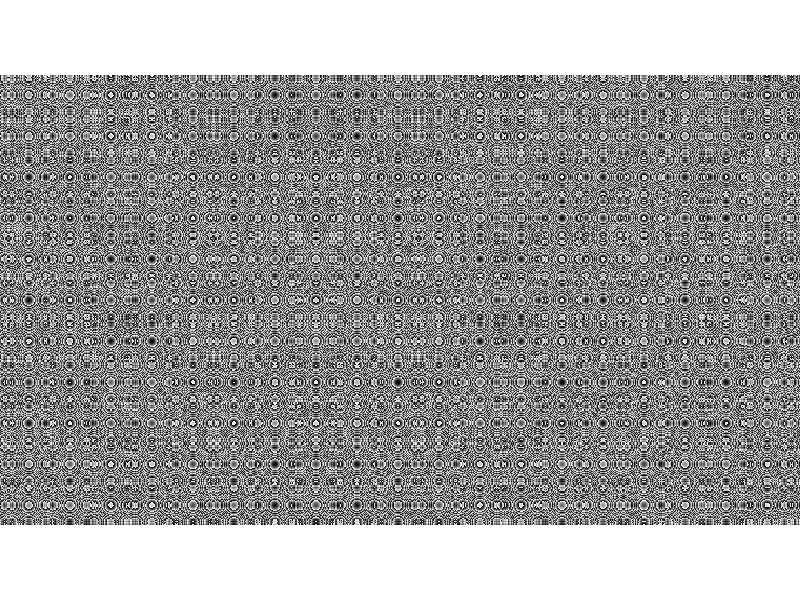

Reproduce this figure in MATLAB.
clc; clear all; close all
%Initializing Hologram Matrices
H=1920;%%Horizontal pixels             
V=1080;%%Vertical pixels
x=-H/2:1:(H/2-1);
y=-V/2:1:(V/2-1);
x=x*8e-3;
y=y*8e-3;
[X,Y]=meshgrid(x, y);  
r=sqrt(X.^2 + Y.^2);
nx=100;
ny=0;
gy=ny/(V*8e-3);
gx=nx/(H*8e-3);
lambda=0.63e-3; % units mm
k=2*pi/lambda;
ff=10;  
T=pi/lambda/ff*(X.^2+Y.^2);
HOL=mod(T+2*pi*(X*gx+Y*gy),2*pi);
SLM=HOL-min(HOL(:));
SLM=SLM/max(SLM(:))*255;
fig=figure;
set(fig,'Position',[120 0 1920 1080],'MenuBar','none','ToolBar','none','resize','off');%fullscreen SLM
set(gca,'position',[0 0 1 1],'Visible','off')
imagesc(SLM)
axis image
axis off
colormap gray


